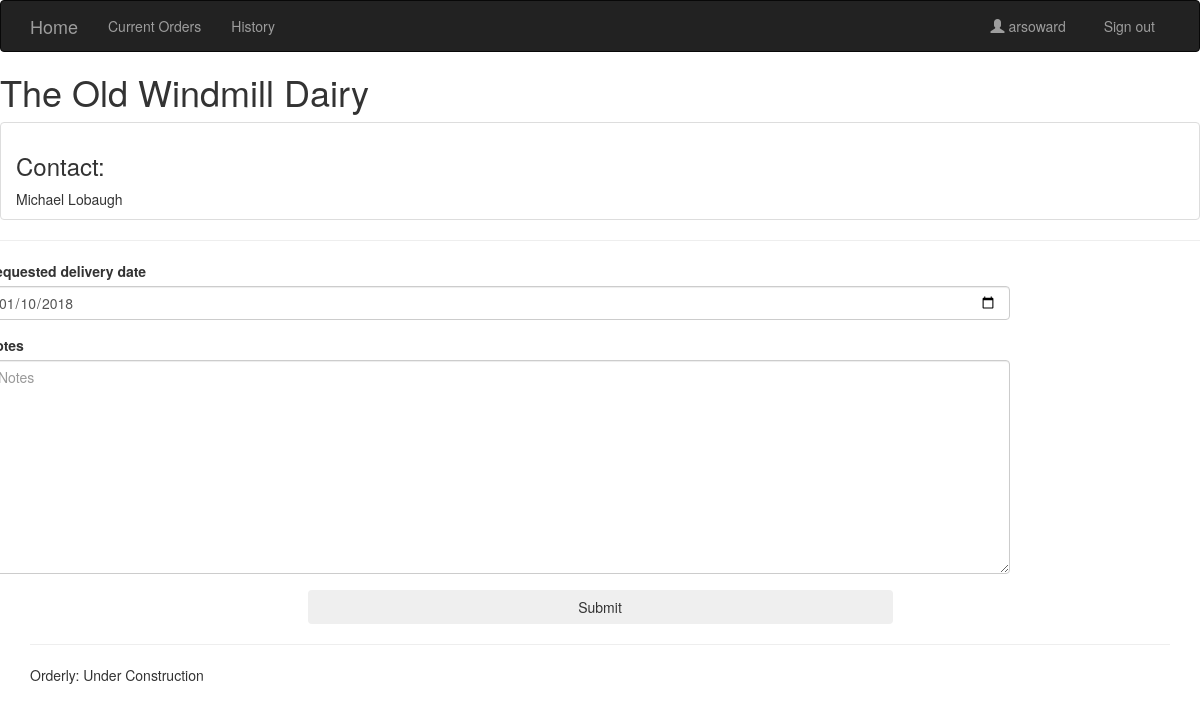
The app's page /owd/ (signed in) with its own data.
### orders/models.py (models this page shows, shortened)
class Business(models.Model):
  business_name = models.CharField(max_length=60)
  contact_name = models.CharField(max_length=60)
  website = models.URLField(max_length=200, blank=True)
  email = models.EmailField(max_length=254, blank=True)
  phone = models.CharField(max_length=15, blank=True)
  address = models.CharField(max_length=260, blank=True)
  about = models.TextField(max_length=600, null=True, default=None)
  account = models.OneToOneField(userModels.Account, related_name='business', null=True, default=None, on_delete=models.CASCADE)
  picture = models.OneToOneField(userModels.Picture, related_name='business', blank=True, null=True, on_delete=models.CASCADE)
  class Meta:
      verbose_name_plural = "businesses"

### orders/views.py (the view, shortened to what this page needs)
# urls.py: path('<slug:slug>/', views.about, name='about'),
def about(request, slug):
  business = get_object_or_404(Business, account__slug=slug)
  context = {'business': business}
  try:
    connection = Connection.objects.get(vendor=request.user.account.business.id, customer=business)
    context['connection'] = connection
  except:
    pass
  formset = OrderItemSet(request.POST or None)
  form = OrderForm(request.POST or None)
  context.update({'form':form, 'formset': formset})
  return render(request, 'orders/about.html', context)

### orders/forms.py
class OrderForm(forms.ModelForm):
  class Meta:
    model = Order
    fields = ['requested_delivery', 'notes', ] # and standing order frequency
    widgets = {'requested_delivery': forms.DateInput(attrs={'type':'date'})}

### orders/templates/orders/about.html (shortened to what this page needs)
{% extends 'base.html' %}
{% load bootstrap3 %}
{% block content %}
<h1>{{ business.business_name }}</h1>
<ul class="list-group">
  <li class="list-group-item"><h3>Contact:</h3>{{business.contact_name}}</li>
</ul>
<hr/>
{% include 'orders/orderform.html' with form=form formset=formset thanks=thanks %}
{% endblock %}

### shared_templates/base.html (shortened to what this page needs)
{% load static from staticfiles %}
{% load bootstrap3 %}
<!DOCTYPE html>
<html lang="en">
  <head>
    {% bootstrap_css %}
    <link rel="stylesheet" href="http://code.jquery.com/ui/1.8.18/themes/base/jquery-ui.css" type="text/css" media="all"/>
    <link href="{% static 'orders/css/orders.css' %}" rel="stylesheet">
  </head>
<body>
  <div class="wrapper">
    <div class="navbar navbar-inverse">
      <div class="container">
        <div class="navbar-header">
          <a class="navbar-brand" href="{% url 'users:index' %}">Home</a>
        </div>
        <div class="navbar-collapse collapse">
          <ul class="nav navbar-nav">
            <li class=""><a href="{% url 'orders:orders' %}">Current Orders</a></li>
            <li class=""><a href="{% url 'orders:history' %}">History</a></li>
          </ul>
          {% block nav_user %}
            {% if user.is_authenticated %}
              <ul class="nav navbar-nav navbar-right">
                <li id="nav-username"><a href="{% url 'orders:index' %}">
                  <span class="glyphicon glyphicon-user"></span>  {{ user.get_username }} &nbsp; </a>
                </li>
                <li>
                  <a href="{% url 'logout' %}">Sign out</a>
                </li>
              </ul>
            {% endif %}
          {% endblock %}
        </div>
      </div>
    </div>
{% block content %}
{% endblock %}
  </div> {% comment %} wrapper ends {% endcomment %}
  <div id="page-footer">
	<div class="container">
	  <footer>
		<hr />
		<p>Orderly: Under Construction</p>
	  </footer>
    </div>
  </div>
</body>
</html>

### orders/static/orders/css/orders.css (style rules this page uses)
a { color: #383838; }

### records on screen
Business: business_name "The Old Windmill Dairy", contact_name "Michael Lobaugh"

### other values on screen
{{ user.get_username }} "arsoward"
